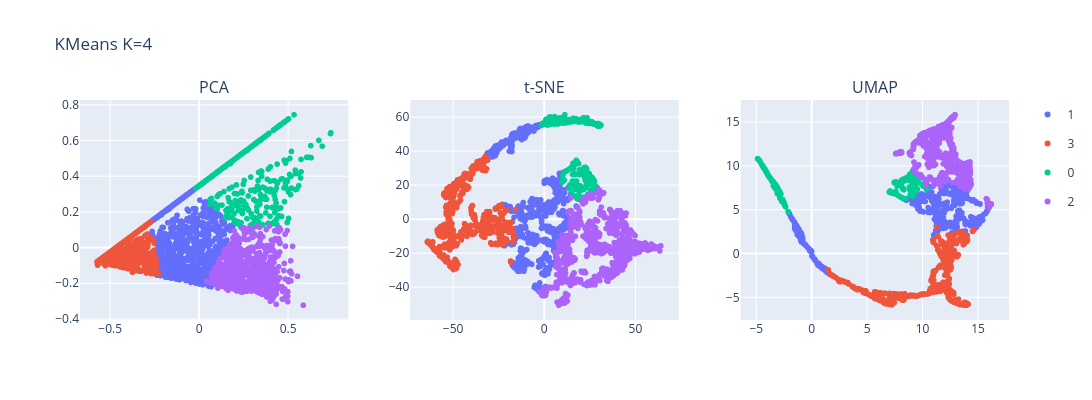

Notebook cell for this chart:
### Code cell
# Utilice la siguiente función para graficar k-means. kmeans_labels = clusters obtenidos por k-means.
plot_dim_reductions(pca_proj, tsne_proj, umap_proj, name="KMeans K=4", colors=kmeans_labels)

### Figure 1 — Plotly figure (JSON) as saved in the notebook; plotly's stock layout.template omitted (floating-point values rounded to 4 significant figures; data arrays with more than 128 entries replaced by an {"elided": "..."} marker saying what was removed)
{"data": [{"hovertemplate": "color=1<br>x=%{x}<br>y=%{y}<extra></extra>", "legendgroup": "1", "marker": {"color": "#636efa", "symbol": "circle"}, "mode": "markers", "name": "1", "showlegend": true, "type": "scattergl", "x": {"elided": "853 float values"}, "xaxis": "x", "y": {"elided": "853 float values"}, "yaxis": "y"}, {"hovertemplate": "color=3<br>x=%{x}<br>y=%{y}<extra></extra>", "legendgroup": "3", "marker": {"color": "#EF553B", "symbol": "circle"}, "mode": "markers", "name": "3", "showlegend": true, "type": "scattergl", "x": {"elided": "752 float values"}, "xaxis": "x", "y": {"elided": "752 float values"}, "yaxis": "y"}, {"hovertemplate": "color=0<br>x=%{x}<br>y=%{y}<extra></extra>", "legendgroup": "0", "marker": {"color": "#00cc96", "symbol": "circle"}, "mode": "markers", "name": "0", "showlegend": true, "type": "scattergl", "x": {"elided": "350 float values"}, "xaxis": "x", "y": {"elided": "350 float values"}, "yaxis": "y"}, {"hovertemplate": "color=2<br>x=%{x}<br>y=%{y}<extra></extra>", "legendgroup": "2", "marker": {"color": "#ab63fa", "symbol": "circle"}, "mode": "markers", "name": "2", "showlegend": true, "type": "scattergl", "x": {"elided": "942 float values"}, "xaxis": "x", "y": {"elided": "942 float values"}, "yaxis": "y"}, {"hovertemplate": "color=1<br>x=%{x}<br>y=%{y}<extra></extra>", "legendgroup": "1", "marker": {"color": "#636efa", "symbol": "circle"}, "mode": "markers", "name": "1", "showlegend": false, "type": "scattergl", "x": {"elided": "853 float values"}, "xaxis": "x2", "y": {"elided": "853 float values"}, "yaxis": "y2"}, {"hovertemplate": "color=3<br>x=%{x}<br>y=%{y}<extra></extra>", "legendgroup": "3", "marker": {"color": "#EF553B", "symbol": "circle"}, "mode": "markers", "name": "3", "showlegend": false, "type": "scattergl", "x": {"elided": "752 float values"}, "xaxis": "x2", "y": {"elided": "752 float values"}, "yaxis": "y2"}, {"hovertemplate": "color=0<br>x=%{x}<br>y=%{y}<extra></extra>", "legendgroup": "0", "marker": {"color": "#00cc96", "symbol": "circle"}, "mode": "markers", "name": "0", "showlegend": false, "type": "scattergl", "x": {"elided": "350 float values"}, "xaxis": "x2", "y": {"elided": "350 float values"}, "yaxis": "y2"}, {"hovertemplate": "color=2<br>x=%{x}<br>y=%{y}<extra></extra>", "legendgroup": "2", "marker": {"color": "#ab63fa", "symbol": "circle"}, "mode": "markers", "name": "2", "showlegend": false, "type": "scattergl", "x": {"elided": "942 float values"}, "xaxis": "x2", "y": {"elided": "942 float values"}, "yaxis": "y2"}, {"hovertemplate": "color=1<br>x=%{x}<br>y=%{y}<extra></extra>", "legendgroup": "1", "marker": {"color": "#636efa", "symbol": "circle"}, "mode": "markers", "name": "1", "showlegend": false, "type": "scattergl", "x": {"elided": "853 float values"}, "xaxis": "x3", "y": {"elided": "853 float values"}, "yaxis": "y3"}, {"hovertemplate": "color=3<br>x=%{x}<br>y=%{y}<extra></extra>", "legendgroup": "3", "marker": {"color": "#EF553B", "symbol": "circle"}, "mode": "markers", "name": "3", "showlegend": false, "type": "scattergl", "x": {"elided": "752 float values"}, "xaxis": "x3", "y": {"elided": "752 float values"}, "yaxis": "y3"}, {"hovertemplate": "color=0<br>x=%{x}<br>y=%{y}<extra></extra>", "legendgroup": "0", "marker": {"color": "#00cc96", "symbol": "circle"}, "mode": "markers", "name": "0", "showlegend": false, "type": "scattergl", "x": {"elided": "350 float values"}, "xaxis": "x3", "y": {"elided": "350 float values"}, "yaxis": "y3"}, {"hovertemplate": "color=2<br>x=%{x}<br>y=%{y}<extra></extra>", "legendgroup": "2", "marker": {"color": "#ab63fa", "symbol": "circle"}, "mode": "markers", "name": "2", "showlegend": false, "type": "scattergl", "x": {"elided": "942 float values"}, "xaxis": "x3", "y": {"elided": "942 float values"}, "yaxis": "y3"}], "layout": {"annotations": [{"font": {"size": 16}, "showarrow": false, "text": "PCA", "x": 0.1444, "xanchor": "center", "xref": "paper", "y": 1, "yanchor": "bottom", "yref": "paper"}, {"font": {"size": 16}, "showarrow": false, "text": "t-SNE", "x": 0.5, "xanchor": "center", "xref": "paper", "y": 1, "yanchor": "bottom", "yref": "paper"}, {"font": {"size": 16}, "showarrow": false, "text": "UMAP", "x": 0.8556, "xanchor": "center", "xref": "paper", "y": 1, "yanchor": "bottom", "yref": "paper"}], "height": 400, "title": {"text": "KMeans K=4"}, "width": 1200, "xaxis": {"anchor": "y", "domain": [0, 0.2889]}, "xaxis2": {"anchor": "y2", "domain": [0.3556, 0.6444]}, "xaxis3": {"anchor": "y3", "domain": [0.7111, 1]}, "yaxis": {"anchor": "x", "domain": [0, 1]}, "yaxis2": {"anchor": "x2", "domain": [0, 1]}, "yaxis3": {"anchor": "x3", "domain": [0, 1]}}}
